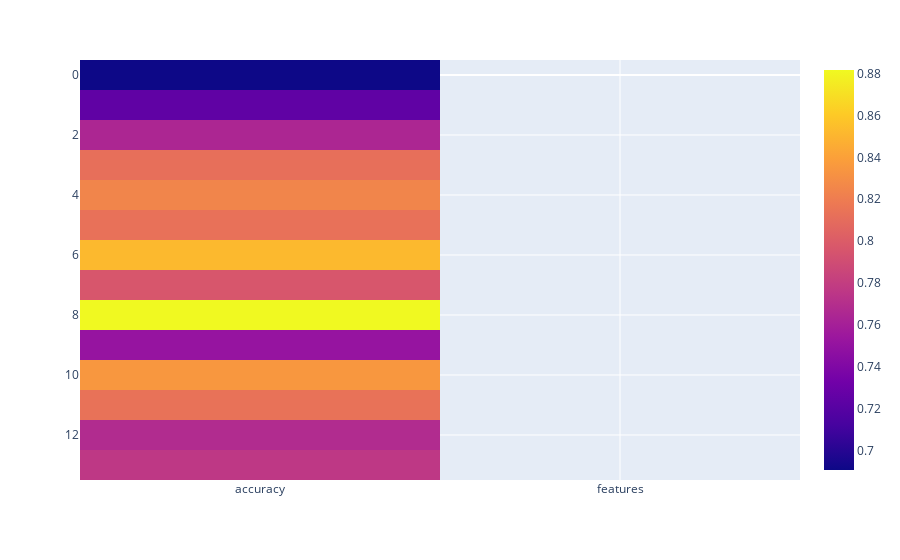

Notebook cell for this chart:
### Code cell
import plotly.express as px

fig = px.imshow(new_plot_df, aspect='square')
fig.show()

### Figure 1 — Plotly figure (JSON) as saved in the notebook; plotly's stock layout.template omitted (floating-point values rounded to 4 significant figures)
{"data": [{"coloraxis": "coloraxis", "name": "0", "x": ["accuracy", "features"], "y": [0, 1, 2, 3, 4, 5, 6, 7, 8, 9, 10, 11, 12, 13], "z": [[0.6906, "gems_wonder_binary"], [0.7245, "gems_transcendence_binary"], [0.7645, "gems_tenderness_binary"], [0.812, "gems_nostalgia_binary"], [0.8248, "gems_peacefulness_binary"], [0.8131, "gems_power_binary"], [0.8521, "gems_joyful_activation_binary"], [0.7959, "gems_tension_binary"], [0.8817, "gems_sadness_binary"], [0.7511, "gemmes_movement_binary"], [0.8348, "gemmes_force_binary"], [0.8134, "gemmes_interior_binary"], [0.768, "gemmes_wandering_binary"], [0.7765, "gemmes_flow_binary"]], "type": "heatmap", "xaxis": "x", "yaxis": "y", "hovertemplate": "x: %{x}<br>y: %{y}<br>color: %{z}<extra></extra>"}], "layout": {"xaxis": {"anchor": "y", "domain": [0.0, 1.0]}, "yaxis": {"anchor": "x", "domain": [0.0, 1.0], "autorange": "reversed"}, "coloraxis": {"colorscale": [[0.0, "#0d0887"], [0.1111, "#46039f"], [0.2222, "#7201a8"], [0.3333, "#9c179e"], [0.4444, "#bd3786"], [0.5556, "#d8576b"], [0.6667, "#ed7953"], [0.7778, "#fb9f3a"], [0.8889, "#fdca26"], [1.0, "#f0f921"]]}, "margin": {"t": 60}}}
